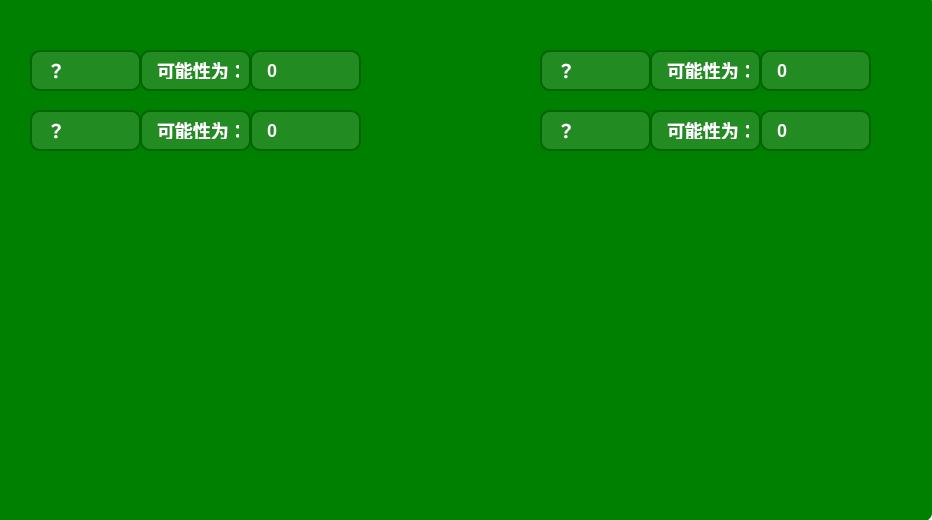
<?xml version="1.0" encoding="UTF-8"?>
<ui version="4.0">
 <class>Dialog</class>
 <widget class="QDialog" name="Dialog">
  <property name="geometry">
   <rect>
    <x>0</x>
    <y>0</y>
    <width>932</width>
    <height>520</height>
   </rect>
  </property>
  <property name="windowTitle">
   <string>Dialog</string>
  </property>
  <widget class="QLabel" name="label">
   <property name="geometry">
    <rect>
     <x>-7</x>
     <y>-8</y>
     <width>941</width>
     <height>531</height>
    </rect>
   </property>
   <property name="styleSheet">
    <string notr="true">            font-family: &quot;Arial&quot;;
            font-size: 24px;
            font-weight: bold;
            color: white;
            background-color: green;  /* 绿色背景 */
            border: 2px solid white;
            border-radius: 10px;
            padding: 10px;
            text-align: center;
            background-image: url(&quot;D:/大三下/企业实训/第一周_图像识别api调用/project1/data/植物0.JPG&quot;);
            background-position: center;
            background-repeat: no-repeat;
            background-size: cover;  /* 调整背景图片的大小，使其覆盖标签 */</string>
   </property>
   <property name="text">
    <string/>
   </property>
  </widget>
  <widget class="QLabel" name="plant_video">
   <property name="geometry">
    <rect>
     <x>200</x>
     <y>190</y>
     <width>531</width>
     <height>301</height>
    </rect>
   </property>
   <property name="text">
    <string/>
   </property>
  </widget>
  <widget class="QLabel" name="label_2">
   <property name="geometry">
    <rect>
     <x>140</x>
     <y>50</y>
     <width>111</width>
     <height>41</height>
    </rect>
   </property>
   <property name="styleSheet">
    <string notr="true">font-family: &quot;Arial&quot;;
    font-size: 18px;
    font-weight: bold;
    color: white;  /* 白色文字 */
    background-color: #228B22;  /* 森林绿色背景 */
    border: 2px solid #006400;  /* 深绿色边框 */
    border-radius: 10px;
    padding: 10px;
    text-align: center;
    box-shadow: 2px 2px 10px rgba(0, 64, 0, 0.5);  /* 添加深绿色阴影效果 */</string>
   </property>
   <property name="text">
    <string>可能性为：</string>
   </property>
  </widget>
  <widget class="QLabel" name="plant_pro1">
   <property name="geometry">
    <rect>
     <x>250</x>
     <y>50</y>
     <width>111</width>
     <height>41</height>
    </rect>
   </property>
   <property name="styleSheet">
    <string notr="true">font-family: &quot;Arial&quot;;
    font-size: 18px;
    font-weight: bold;
    color: white;  /* 白色文字 */
    background-color: #228B22;  /* 森林绿色背景 */
    border: 2px solid #006400;  /* 深绿色边框 */
    border-radius: 10px;
    padding: 10px;
    text-align: center;
    box-shadow: 2px 2px 10px rgba(0, 64, 0, 0.5);  /* 添加深绿色阴影效果 */</string>
   </property>
   <property name="text">
    <string>0</string>
   </property>
  </widget>
  <widget class="QLabel" name="plant1">
   <property name="geometry">
    <rect>
     <x>30</x>
     <y>50</y>
     <width>111</width>
     <height>41</height>
    </rect>
   </property>
   <property name="styleSheet">
    <string notr="true">font-family: &quot;Arial&quot;;
    font-size: 18px;
    font-weight: bold;
    color: white;  /* 白色文字 */
    background-color: #228B22;  /* 森林绿色背景 */
    border: 2px solid #006400;  /* 深绿色边框 */
    border-radius: 10px;
    padding: 10px;
    text-align: center;
    box-shadow: 2px 2px 10px rgba(0, 64, 0, 0.5);  /* 添加深绿色阴影效果 */</string>
   </property>
   <property name="text">
    <string>？</string>
   </property>
  </widget>
  <widget class="QLabel" name="plant_pro2">
   <property name="geometry">
    <rect>
     <x>250</x>
     <y>110</y>
     <width>111</width>
     <height>41</height>
    </rect>
   </property>
   <property name="styleSheet">
    <string notr="true">font-family: &quot;Arial&quot;;
    font-size: 18px;
    font-weight: bold;
    color: white;  /* 白色文字 */
    background-color: #228B22;  /* 森林绿色背景 */
    border: 2px solid #006400;  /* 深绿色边框 */
    border-radius: 10px;
    padding: 10px;
    text-align: center;
    box-shadow: 2px 2px 10px rgba(0, 64, 0, 0.5);  /* 添加深绿色阴影效果 */</string>
   </property>
   <property name="text">
    <string>0</string>
   </property>
  </widget>
  <widget class="QLabel" name="label_6">
   <property name="geometry">
    <rect>
     <x>140</x>
     <y>110</y>
     <width>111</width>
     <height>41</height>
    </rect>
   </property>
   <property name="styleSheet">
    <string notr="true">font-family: &quot;Arial&quot;;
    font-size: 18px;
    font-weight: bold;
    color: white;  /* 白色文字 */
    background-color: #228B22;  /* 森林绿色背景 */
    border: 2px solid #006400;  /* 深绿色边框 */
    border-radius: 10px;
    padding: 10px;
    text-align: center;
    box-shadow: 2px 2px 10px rgba(0, 64, 0, 0.5);  /* 添加深绿色阴影效果 */</string>
   </property>
   <property name="text">
    <string>可能性为：</string>
   </property>
  </widget>
  <widget class="QLabel" name="plant2">
   <property name="geometry">
    <rect>
     <x>30</x>
     <y>110</y>
     <width>111</width>
     <height>41</height>
    </rect>
   </property>
   <property name="styleSheet">
    <string notr="true">font-family: &quot;Arial&quot;;
    font-size: 18px;
    font-weight: bold;
    color: white;  /* 白色文字 */
    background-color: #228B22;  /* 森林绿色背景 */
    border: 2px solid #006400;  /* 深绿色边框 */
    border-radius: 10px;
    padding: 10px;
    text-align: center;
    box-shadow: 2px 2px 10px rgba(0, 64, 0, 0.5);  /* 添加深绿色阴影效果 */</string>
   </property>
   <property name="text">
    <string>？</string>
   </property>
  </widget>
  <widget class="QLabel" name="label_8">
   <property name="geometry">
    <rect>
     <x>650</x>
     <y>50</y>
     <width>111</width>
     <height>41</height>
    </rect>
   </property>
   <property name="styleSheet">
    <string notr="true">font-family: &quot;Arial&quot;;
    font-size: 18px;
    font-weight: bold;
    color: white;  /* 白色文字 */
    background-color: #228B22;  /* 森林绿色背景 */
    border: 2px solid #006400;  /* 深绿色边框 */
    border-radius: 10px;
    padding: 10px;
    text-align: center;
    box-shadow: 2px 2px 10px rgba(0, 64, 0, 0.5);  /* 添加深绿色阴影效果 */</string>
   </property>
   <property name="text">
    <string>可能性为：</string>
   </property>
  </widget>
  <widget class="QLabel" name="plant_pro3">
   <property name="geometry">
    <rect>
     <x>760</x>
     <y>50</y>
     <width>111</width>
     <height>41</height>
    </rect>
   </property>
   <property name="styleSheet">
    <string notr="true">font-family: &quot;Arial&quot;;
    font-size: 18px;
    font-weight: bold;
    color: white;  /* 白色文字 */
    background-color: #228B22;  /* 森林绿色背景 */
    border: 2px solid #006400;  /* 深绿色边框 */
    border-radius: 10px;
    padding: 10px;
    text-align: center;
    box-shadow: 2px 2px 10px rgba(0, 64, 0, 0.5);  /* 添加深绿色阴影效果 */</string>
   </property>
   <property name="text">
    <string>0</string>
   </property>
  </widget>
  <widget class="QLabel" name="plant3">
   <property name="geometry">
    <rect>
     <x>540</x>
     <y>50</y>
     <width>111</width>
     <height>41</height>
    </rect>
   </property>
   <property name="styleSheet">
    <string notr="true">font-family: &quot;Arial&quot;;
    font-size: 18px;
    font-weight: bold;
    color: white;  /* 白色文字 */
    background-color: #228B22;  /* 森林绿色背景 */
    border: 2px solid #006400;  /* 深绿色边框 */
    border-radius: 10px;
    padding: 10px;
    text-align: center;
    box-shadow: 2px 2px 10px rgba(0, 64, 0, 0.5);  /* 添加深绿色阴影效果 */</string>
   </property>
   <property name="text">
    <string>？</string>
   </property>
  </widget>
  <widget class="QLabel" name="label_11">
   <property name="geometry">
    <rect>
     <x>650</x>
     <y>110</y>
     <width>111</width>
     <height>41</height>
    </rect>
   </property>
   <property name="styleSheet">
    <string notr="true">font-family: &quot;Arial&quot;;
    font-size: 18px;
    font-weight: bold;
    color: white;  /* 白色文字 */
    background-color: #228B22;  /* 森林绿色背景 */
    border: 2px solid #006400;  /* 深绿色边框 */
    border-radius: 10px;
    padding: 10px;
    text-align: center;
    box-shadow: 2px 2px 10px rgba(0, 64, 0, 0.5);  /* 添加深绿色阴影效果 */</string>
   </property>
   <property name="text">
    <string>可能性为：</string>
   </property>
  </widget>
  <widget class="QLabel" name="plant_pro4">
   <property name="geometry">
    <rect>
     <x>760</x>
     <y>110</y>
     <width>111</width>
     <height>41</height>
    </rect>
   </property>
   <property name="styleSheet">
    <string notr="true">font-family: &quot;Arial&quot;;
    font-size: 18px;
    font-weight: bold;
    color: white;  /* 白色文字 */
    background-color: #228B22;  /* 森林绿色背景 */
    border: 2px solid #006400;  /* 深绿色边框 */
    border-radius: 10px;
    padding: 10px;
    text-align: center;
    box-shadow: 2px 2px 10px rgba(0, 64, 0, 0.5);  /* 添加深绿色阴影效果 */</string>
   </property>
   <property name="text">
    <string>0</string>
   </property>
  </widget>
  <widget class="QLabel" name="plant4">
   <property name="geometry">
    <rect>
     <x>540</x>
     <y>110</y>
     <width>111</width>
     <height>41</height>
    </rect>
   </property>
   <property name="styleSheet">
    <string notr="true">font-family: &quot;Arial&quot;;
    font-size: 18px;
    font-weight: bold;
    color: white;  /* 白色文字 */
    background-color: #228B22;  /* 森林绿色背景 */
    border: 2px solid #006400;  /* 深绿色边框 */
    border-radius: 10px;
    padding: 10px;
    text-align: center;
    box-shadow: 2px 2px 10px rgba(0, 64, 0, 0.5);  /* 添加深绿色阴影效果 */</string>
   </property>
   <property name="text">
    <string>？</string>
   </property>
  </widget>
 </widget>
 <resources/>
 <connections/>
</ui>
